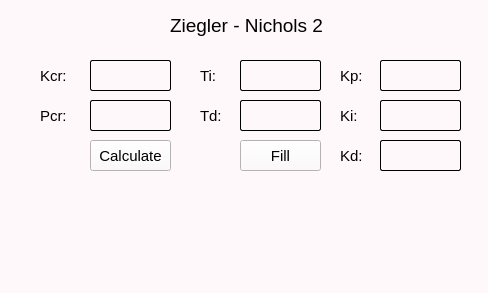
<?xml version="1.0" encoding="UTF-8"?>
<ui version="4.0">
 <class>OtherWindow</class>
 <widget class="QMainWindow" name="OtherWindow">
  <property name="geometry">
   <rect>
    <x>0</x>
    <y>0</y>
    <width>488</width>
    <height>293</height>
   </rect>
  </property>
  <property name="windowTitle">
   <string>MainWindow</string>
  </property>
  <property name="styleSheet">
   <string notr="true">background-color: rgb(255, 248, 250);</string>
  </property>
  <widget class="QWidget" name="centralwidget">
   <widget class="QTextEdit" name="send_Text_6">
    <property name="geometry">
     <rect>
      <x>90</x>
      <y>60</y>
      <width>81</width>
      <height>31</height>
     </rect>
    </property>
    <property name="font">
     <font>
      <pointsize>11</pointsize>
     </font>
    </property>
    <property name="styleSheet">
     <string notr="true">QTextEdit {
    border: 0.5px solid black;
    border-radius: 2px;

}
</string>
    </property>
    <property name="verticalScrollBarPolicy">
     <enum>Qt::ScrollBarAlwaysOff</enum>
    </property>
    <property name="horizontalScrollBarPolicy">
     <enum>Qt::ScrollBarAlwaysOff</enum>
    </property>
   </widget>
   <widget class="QLabel" name="port_text_15">
    <property name="geometry">
     <rect>
      <x>40</x>
      <y>100</y>
      <width>31</width>
      <height>31</height>
     </rect>
    </property>
    <property name="font">
     <font>
      <pointsize>11</pointsize>
     </font>
    </property>
    <property name="text">
     <string>Pcr:</string>
    </property>
   </widget>
   <widget class="QTextBrowser" name="_Kd">
    <property name="geometry">
     <rect>
      <x>380</x>
      <y>140</y>
      <width>81</width>
      <height>31</height>
     </rect>
    </property>
    <property name="font">
     <font>
      <family>Arial</family>
      <pointsize>12</pointsize>
      <weight>50</weight>
      <bold>false</bold>
     </font>
    </property>
    <property name="styleSheet">
     <string notr="true">QTextEdit {
    border: 0.5px solid black;
    border-radius: 2px;

}
</string>
    </property>
    <property name="verticalScrollBarPolicy">
     <enum>Qt::ScrollBarAlwaysOff</enum>
    </property>
    <property name="horizontalScrollBarPolicy">
     <enum>Qt::ScrollBarAlwaysOff</enum>
    </property>
   </widget>
   <widget class="QPushButton" name="Fill_Button">
    <property name="geometry">
     <rect>
      <x>240</x>
      <y>140</y>
      <width>81</width>
      <height>31</height>
     </rect>
    </property>
    <property name="font">
     <font>
      <pointsize>11</pointsize>
     </font>
    </property>
    <property name="styleSheet">
     <string notr="true"/>
    </property>
    <property name="text">
     <string>Fill</string>
    </property>
   </widget>
   <widget class="QLabel" name="port_text_20">
    <property name="geometry">
     <rect>
      <x>200</x>
      <y>100</y>
      <width>31</width>
      <height>31</height>
     </rect>
    </property>
    <property name="font">
     <font>
      <pointsize>11</pointsize>
     </font>
    </property>
    <property name="text">
     <string>Td:</string>
    </property>
   </widget>
   <widget class="QTextBrowser" name="Ti">
    <property name="geometry">
     <rect>
      <x>240</x>
      <y>60</y>
      <width>81</width>
      <height>31</height>
     </rect>
    </property>
    <property name="font">
     <font>
      <family>Arial</family>
      <pointsize>12</pointsize>
      <weight>50</weight>
      <bold>false</bold>
     </font>
    </property>
    <property name="styleSheet">
     <string notr="true">QTextEdit {
    border: 0.5px solid black;
    border-radius: 2px;

}
</string>
    </property>
    <property name="verticalScrollBarPolicy">
     <enum>Qt::ScrollBarAlwaysOff</enum>
    </property>
    <property name="horizontalScrollBarPolicy">
     <enum>Qt::ScrollBarAlwaysOff</enum>
    </property>
   </widget>
   <widget class="QLabel" name="port_text_19">
    <property name="geometry">
     <rect>
      <x>170</x>
      <y>10</y>
      <width>201</width>
      <height>31</height>
     </rect>
    </property>
    <property name="font">
     <font>
      <pointsize>14</pointsize>
     </font>
    </property>
    <property name="text">
     <string>Ziegler - Nichols 2</string>
    </property>
   </widget>
   <widget class="QLabel" name="port_text_17">
    <property name="geometry">
     <rect>
      <x>340</x>
      <y>100</y>
      <width>31</width>
      <height>31</height>
     </rect>
    </property>
    <property name="font">
     <font>
      <pointsize>11</pointsize>
     </font>
    </property>
    <property name="text">
     <string>Ki:</string>
    </property>
   </widget>
   <widget class="QTextBrowser" name="_Ki">
    <property name="geometry">
     <rect>
      <x>380</x>
      <y>100</y>
      <width>81</width>
      <height>31</height>
     </rect>
    </property>
    <property name="font">
     <font>
      <family>Arial</family>
      <pointsize>12</pointsize>
      <weight>50</weight>
      <bold>false</bold>
     </font>
    </property>
    <property name="styleSheet">
     <string notr="true">QTextEdit {
    border: 0.5px solid black;
    border-radius: 2px;

}
</string>
    </property>
    <property name="verticalScrollBarPolicy">
     <enum>Qt::ScrollBarAlwaysOff</enum>
    </property>
    <property name="horizontalScrollBarPolicy">
     <enum>Qt::ScrollBarAlwaysOff</enum>
    </property>
   </widget>
   <widget class="QLabel" name="port_text_18">
    <property name="geometry">
     <rect>
      <x>340</x>
      <y>140</y>
      <width>31</width>
      <height>31</height>
     </rect>
    </property>
    <property name="font">
     <font>
      <pointsize>11</pointsize>
     </font>
    </property>
    <property name="text">
     <string>Kd:</string>
    </property>
   </widget>
   <widget class="QLabel" name="port_text_21">
    <property name="geometry">
     <rect>
      <x>200</x>
      <y>60</y>
      <width>31</width>
      <height>31</height>
     </rect>
    </property>
    <property name="font">
     <font>
      <pointsize>11</pointsize>
     </font>
    </property>
    <property name="text">
     <string>Ti:</string>
    </property>
   </widget>
   <widget class="QLabel" name="port_text_14">
    <property name="geometry">
     <rect>
      <x>40</x>
      <y>60</y>
      <width>41</width>
      <height>31</height>
     </rect>
    </property>
    <property name="font">
     <font>
      <pointsize>11</pointsize>
     </font>
    </property>
    <property name="text">
     <string>Kcr:</string>
    </property>
   </widget>
   <widget class="QTextBrowser" name="_Kp">
    <property name="geometry">
     <rect>
      <x>380</x>
      <y>60</y>
      <width>81</width>
      <height>31</height>
     </rect>
    </property>
    <property name="sizePolicy">
     <sizepolicy hsizetype="Expanding" vsizetype="Expanding">
      <horstretch>0</horstretch>
      <verstretch>0</verstretch>
     </sizepolicy>
    </property>
    <property name="font">
     <font>
      <family>Arial</family>
      <pointsize>12</pointsize>
      <weight>50</weight>
      <bold>false</bold>
     </font>
    </property>
    <property name="styleSheet">
     <string notr="true">QTextEdit {
    border: 0.5px solid black;
    border-radius: 2px;

}
</string>
    </property>
    <property name="verticalScrollBarPolicy">
     <enum>Qt::ScrollBarAlwaysOff</enum>
    </property>
    <property name="horizontalScrollBarPolicy">
     <enum>Qt::ScrollBarAlwaysOff</enum>
    </property>
   </widget>
   <widget class="QTextEdit" name="send_Text_5">
    <property name="geometry">
     <rect>
      <x>90</x>
      <y>100</y>
      <width>81</width>
      <height>31</height>
     </rect>
    </property>
    <property name="font">
     <font>
      <pointsize>11</pointsize>
     </font>
    </property>
    <property name="styleSheet">
     <string notr="true">QTextEdit {
    border: 0.5px solid black;
    border-radius: 2px;

}
</string>
    </property>
    <property name="verticalScrollBarPolicy">
     <enum>Qt::ScrollBarAlwaysOff</enum>
    </property>
    <property name="horizontalScrollBarPolicy">
     <enum>Qt::ScrollBarAlwaysOff</enum>
    </property>
   </widget>
   <widget class="QTextBrowser" name="Td">
    <property name="geometry">
     <rect>
      <x>240</x>
      <y>100</y>
      <width>81</width>
      <height>31</height>
     </rect>
    </property>
    <property name="font">
     <font>
      <family>Arial</family>
      <pointsize>12</pointsize>
      <weight>50</weight>
      <bold>false</bold>
     </font>
    </property>
    <property name="styleSheet">
     <string notr="true">QTextEdit {
    border: 0.5px solid black;
    border-radius: 2px;

}
</string>
    </property>
    <property name="verticalScrollBarPolicy">
     <enum>Qt::ScrollBarAlwaysOff</enum>
    </property>
    <property name="horizontalScrollBarPolicy">
     <enum>Qt::ScrollBarAlwaysOff</enum>
    </property>
   </widget>
   <widget class="QPushButton" name="Cal_Button">
    <property name="geometry">
     <rect>
      <x>90</x>
      <y>140</y>
      <width>81</width>
      <height>31</height>
     </rect>
    </property>
    <property name="font">
     <font>
      <pointsize>11</pointsize>
     </font>
    </property>
    <property name="styleSheet">
     <string notr="true"/>
    </property>
    <property name="text">
     <string>Calculate</string>
    </property>
   </widget>
   <widget class="QLabel" name="port_text_16">
    <property name="geometry">
     <rect>
      <x>340</x>
      <y>60</y>
      <width>31</width>
      <height>31</height>
     </rect>
    </property>
    <property name="font">
     <font>
      <pointsize>11</pointsize>
     </font>
    </property>
    <property name="text">
     <string>Kp:</string>
    </property>
   </widget>
  </widget>
  <widget class="QMenuBar" name="menubar">
   <property name="geometry">
    <rect>
     <x>0</x>
     <y>0</y>
     <width>488</width>
     <height>26</height>
    </rect>
   </property>
  </widget>
  <widget class="QStatusBar" name="statusbar"/>
 </widget>
 <resources/>
 <connections/>
</ui>
